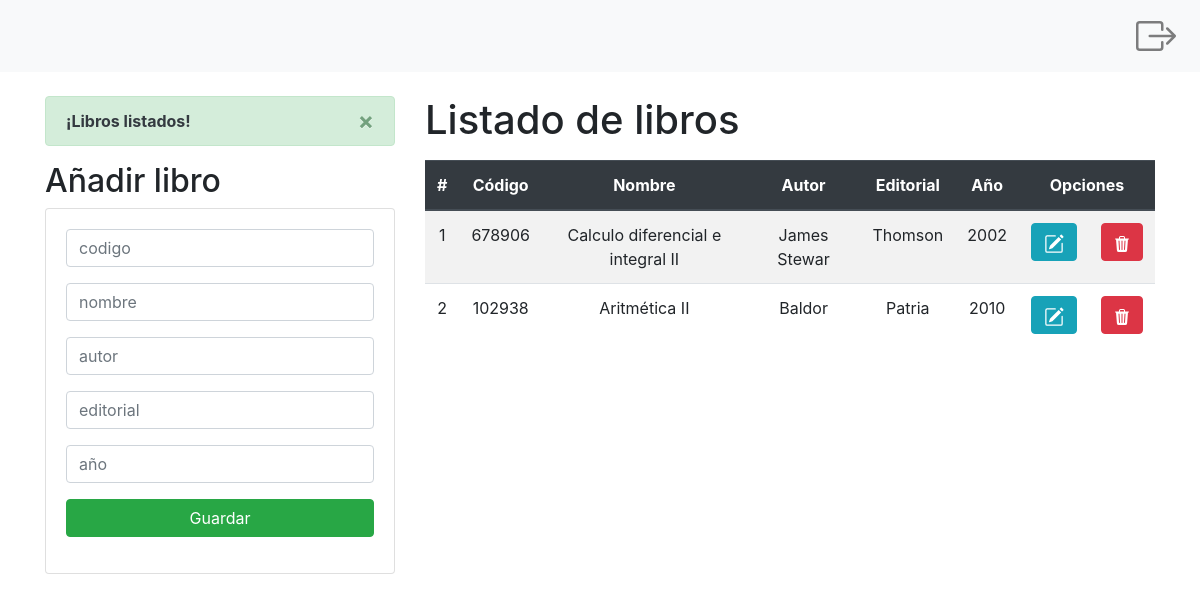
The app's page / (signed in) with its own data.
### Aplicaciones/Academico/models.py (models this page shows, shortened)
class Libro(models.Model):
    codigo=models.CharField(primary_key=True,max_length=6)
    nombre=models.CharField(max_length=50)
    autor=models.CharField(max_length=50)
    editorial=models.CharField(max_length=50)
    año=models.CharField(max_length=8)

### Aplicaciones/Academico/views.py (the view)
# urls.py: path('', views.home),
@login_required
def home(request):
    librosListados= Libro.objects.all()
    messages.success(request, '¡Libros listados!')
    return render(request, "gestionLibros.html",{"libros":librosListados})

### Aplicaciones/Academico/templates/gestionLibros.html (shortened to what this page needs)
{% extends "./base.html" %}
{% block body %}
    <div class="row bg-ligth">
        <div class="col-sm-12 col-md-6 col-lg-4 col-xl-4">
            {% if messages %}
        {% for message in messages %}
        <div class="alert alert-dismissible alert-success">
            <button type="button" class="close" data-dismiss="alert">&times;</button>
            <strong class="text-dark">{{ message }}</strong>
        </div>
        {% endfor %}
        {% endif %}
            <h2>Añadir libro </h2>
            <div class="card ">
                <div class="card-body">
                    <form action="/registrarLibro/" method="post">{% csrf_token %}
                        <div class="form-group">
                            <input type="text"id="txtCodigo" name="txtCodigo" class="form-control" placeholder="codigo" minlength="6" maxlength="6"
                                   required>
                        </div>
                         <div class="form-group">
                            <input type="text"id="txtNombre" name="txtNombre" class="form-control" placeholder="nombre"  maxlength="50"
                                   required>
                        </div>
                         <div class="form-group">
                            <input type="text"id="txtAutor" name="txtAutor" class="form-control" placeholder="autor"  maxlength="50"
                                   required>
                        </div>
                         <div class="form-group">
                            <input type="text"id="txtEditorial" name="txtEditorial" class="form-control" placeholder="editorial"  maxlength="50"
                                   required>
                        </div>
                         <div class="form-group">
                            <input type="text"id="txtAño" name="txtAño" class="form-control" placeholder="año" maxlength="6"
                                   required>
                        </div>
                         <div class="form-group">
                          <button type="submit" class="btn btn-success btn-block text-withe">Guardar</button>
                        </div>
                    </form>
                </div>
            </div>
        </div>
         <div class="col-sm-12 col-md-6 col-lg-8 col-xl-8">
         <h1>Listado de libros</h1>
                <div class="table-responsive py-2">
                    <table class="table table-striped">
                            <thead class="thead-dark">
                                <tr>
                                    <th>#</th>
                                    <th>Código</th>
                                    <th>Nombre</th>
                                    <th>Autor</th>
                                    <th>Editorial</th>
                                    <th>Año</th>
                                    <th colspan="2">Opciones</th>
                                </tr>
                            </thead>
                        <tbody>
                            {% for l in libros %}
                                <tr>
                                    <td>{{ forloop.counter }}</td>
                                    <td>{{ l.codigo }}</td>
                                    <td>{{ l.nombre }}</td>
                                    <td>{{ l.autor }}</td>
                                    <td>{{ l.editorial }}</td>
                                    <td>{{ l.año }}</td>
                                <td>
                                    <a href="edicionLibro/{{ l.codigo }}" class="btn btn-info">
                                    </a>
                                </td>
                                    <td>
                                        <a href="eliminacionLibro/{{ l.codigo }}" class="btn btn-danger btnEliminacion">
                                        </a></td>
                                </tr>
                            {% endfor %}
                        </tbody>
                    </table>
                </div>
        </div>
    </div>
{% endblock %}

### Aplicaciones/Academico/templates/base.html (shortened to what this page needs)
<!DOCTYPE html>
<html lang="en">
<head>
    {% load static %}
    <link rel="stylesheet" href="https://cdn.jsdelivr.net/npm/bootstrap@4.4.1/dist/css/bootstrap.min.css">
    <link rel="stylesheet" href="{% static 'css/gestionLibros.css' %}">
    <link rel="stylesheet" href="https://cdn.jsdelivr.net/npm/bootstrap-icons@1.8.3/font/bootstrap-icons.css">
</head>
    <body>
    <nav class="navbar navbar-expand-lg navbar-light bg-light ">
      <div class="collapse navbar-collapse  d-flex flex-row-reverse" id="navbarNav">
        <ul class="navbar-nav">
          <li class="nav-item">
            <a class="nav-link " href="{% url 'salir' %}">
            </a>
          </li>
        </ul>
      </div>
</nav>
    <div class="container py-4">
        {% block body %}
       {%  endblock %}
    </div>
    </body>
</html>

### Aplicaciones/Academico/static/css/gestionLibros.css (style rules this page uses)
th,td { text-align: center; vertical-align: middle; }

### records on screen
Libro: codigo "678906", nombre "Calculo diferencial e integral II", autor "James Stewar", editorial "Thomson", año "2002"
Libro: codigo "102938", nombre "Aritmética II", autor "Baldor", editorial "Patria", año "2010"

### other values on screen
{{ message }} "¡Libros listados!"
